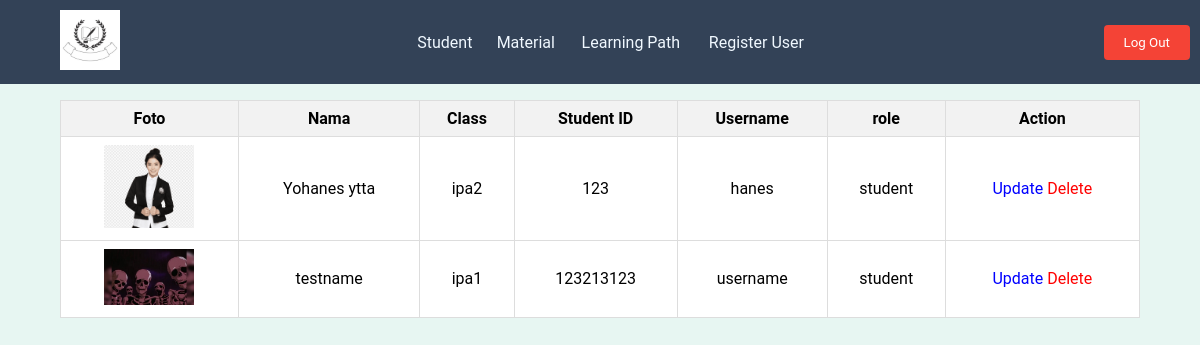
Page /teacherpage/studentdata.php (signed in) on the committed database.
### tables this page shows
CREATE TABLE `user` (
  `name` varchar(255) NOT NULL,
  `id_user` int(255) NOT NULL,
  `username` varchar(255) NOT NULL,
  `password` varchar(255) NOT NULL,
  `email_user` varchar(255) NOT NULL,
  `class` varchar(255) NOT NULL,
  `profile_picture` varchar(255) NOT NULL,
  `usertype` varchar(255) NOT NULL DEFAULT 'student'
);

### teacherpage/studentdata.php (the view, shortened to what this page needs)
<!DOCTYPE html>
<html lang="en">
<head>
    <link rel="stylesheet" href="../css/data_student_admin.css">
</head>
<body>
<?php
    require_once '../misc/teachercomp.php';
    $query = "SELECT * FROM user WHERE usertype = 'student' ";
    $result = mysqli_query($con, $query);
    if ($result) {
        echo '
                <table id="mySpecialTable">
                        <tr>
                            <th>Foto</th>
                            <th>Nama</th>
                            <th>Class</th>
                            <th>Student ID</th>
                            <th>Username</th>
                            <th>role</th>
                            <th>Action</th>
                        </tr>';
        while ($row = mysqli_fetch_assoc($result)) {
            echo '<tr>';
            echo '<td><img src="../student_foto/' . $row['profile_picture'] . '" alt="Deskripsi Gambar"></td>';
            echo '<td>' . $row['name'] . '</td>';
            echo '<td>' . $row['class'] . '</td>';
            echo '<td>' . $row['id_user'] . '</td>';
            echo '<td>' . $row['username'] . '</td>';
            echo '<td>' . $row['usertype'] . '</td>';
            echo '<td>
                    <a href="update_student.php?id=' . $row['id_user'] . '" class="updateLink">Update</a>
                    <a href="delete_student.php?id=' . $row['id_user'] . '" class="deleteLink">Delete</a>
                  </td>';
            echo '</tr>';
        }
        echo '
              </table>
              ';
    } else {
        echo "Error: " . mysqli_error($con);
    }
?>
</body>
</html>

### css/data_student_admin.css (style rules this page uses)
#mySpecialTable { width: 90%; border-collapse: collapse; margin-top: 20px; text-align: center; margin-top: 100px; margin-left: auto; margin-right: auto; }
#mySpecialTable th, #mySpecialTable td { border: 1px solid #ddd; padding: 8px; text-align: center; background-color: white; }
#mySpecialTable th { background-color: #f2f2f2; color: black; }
#mySpecialTable img { width: 90px; height: auto; }
#mySpecialTable .updateLink { color: #00f; }
#mySpecialTable .deleteLink { color: #f00; }
#mySpecialTable a { text-decoration: none; }
body { background-color: #e7f6f2; }

### css/header_ADMIN_new.css (style rules this page uses)
* { margin: 0; padding: 0; box-sizing: border-box; font-family: 'Roboto', sans-serif; }

### rows in the picture
user: profile_picture (picture), name "Yohanes ytta", class "ipa2", id_user "123", username "hanes", usertype "student"
user: profile_picture (picture), name "testname", class "ipa1", id_user "123213123", username "username", usertype "student"
